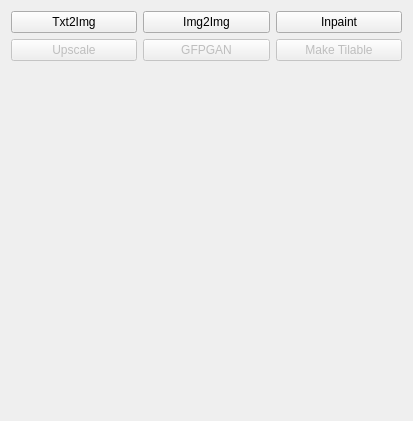
<?xml version="1.0" encoding="UTF-8"?>
<ui version="4.0">
 <class>Form</class>
 <widget class="QWidget" name="Form">
  <property name="geometry">
   <rect>
    <x>0</x>
    <y>0</y>
    <width>413</width>
    <height>421</height>
   </rect>
  </property>
  <property name="windowTitle">
   <string>Form</string>
  </property>
  <layout class="QGridLayout" name="gridLayout">
   <item row="0" column="1">
    <layout class="QVBoxLayout" name="verticalLayout" stretch="0,0">
     <item>
      <layout class="QGridLayout" name="gridLayout_2">
       <item row="0" column="0">
        <widget class="QPushButton" name="text_to_image_button">
         <property name="text">
          <string>Txt2Img</string>
         </property>
        </widget>
       </item>
       <item row="0" column="1">
        <widget class="QPushButton" name="image_to_image_button">
         <property name="text">
          <string>Img2Img</string>
         </property>
        </widget>
       </item>
       <item row="0" column="2">
        <widget class="QPushButton" name="inpaint_button">
         <property name="text">
          <string>Inpaint</string>
         </property>
        </widget>
       </item>
       <item row="1" column="0">
        <widget class="QPushButton" name="upscale_button">
         <property name="enabled">
          <bool>false</bool>
         </property>
         <property name="text">
          <string>Upscale</string>
         </property>
        </widget>
       </item>
       <item row="1" column="1">
        <widget class="QPushButton" name="gfpgan_button">
         <property name="enabled">
          <bool>false</bool>
         </property>
         <property name="text">
          <string>GFPGAN</string>
         </property>
        </widget>
       </item>
       <item row="1" column="2">
        <widget class="QPushButton" name="make_tilable_button">
         <property name="enabled">
          <bool>false</bool>
         </property>
         <property name="text">
          <string>Make Tilable</string>
         </property>
        </widget>
       </item>
      </layout>
     </item>
     <item>
      <spacer name="verticalSpacer">
       <property name="orientation">
        <enum>Qt::Vertical</enum>
       </property>
       <property name="sizeHint" stdset="0">
        <size>
         <width>20</width>
         <height>40</height>
        </size>
       </property>
      </spacer>
     </item>
    </layout>
   </item>
  </layout>
 </widget>
 <resources/>
 <connections/>
</ui>
